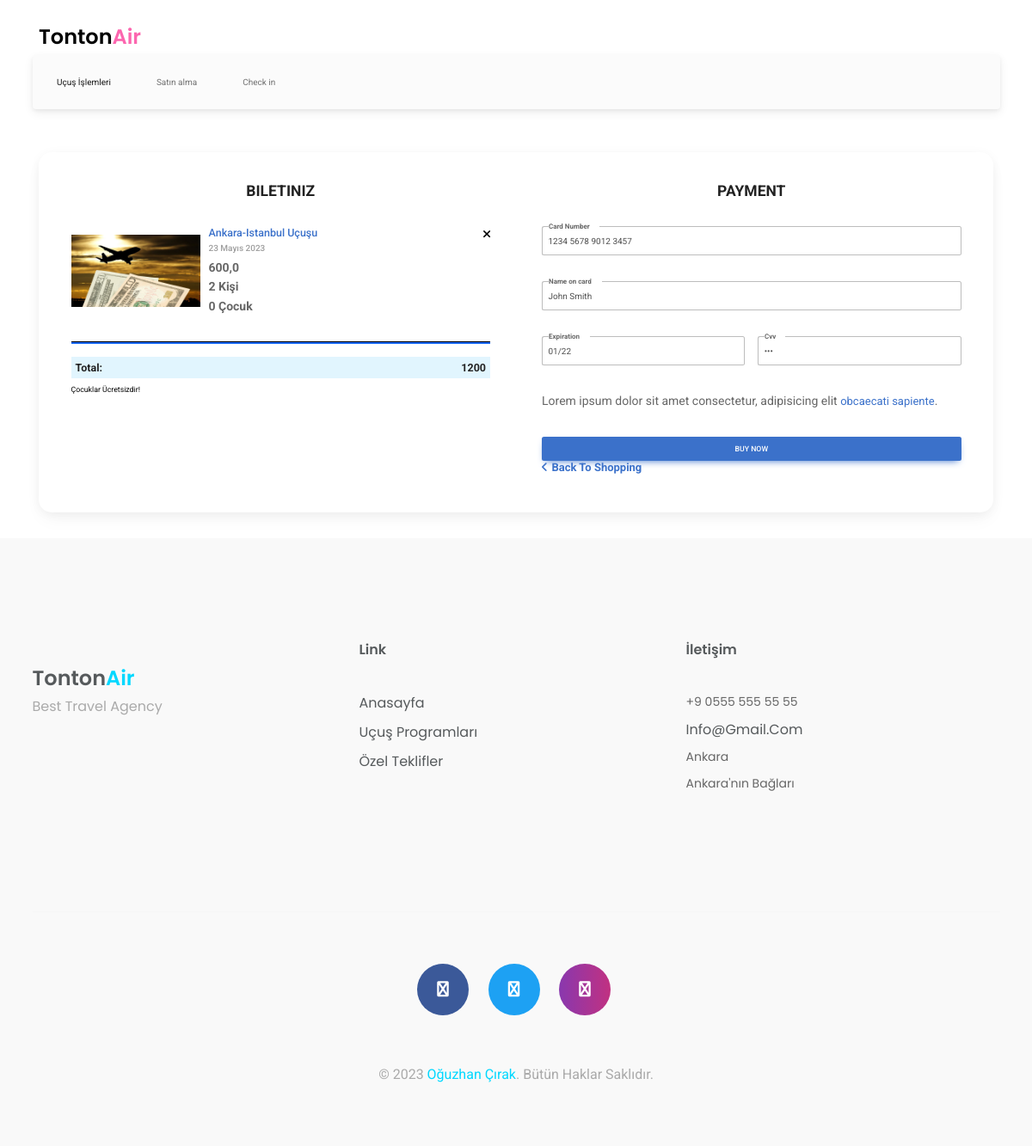
Page /cart/1/ on the committed database.
### appMy/models.py (models this page shows, shortened)
class Flight(models.Model):
    title=models.CharField(('Başlık'),max_length=50,null=True)
    model=models.ForeignKey(Airways_company, verbose_name=("uçuş şirketi"), on_delete=models.CASCADE)
    text=models.CharField(('Açıklama'),max_length=50,null=True)
    price=models.FloatField(('Fiyat'),max_length=50,null=True)
    time=models.DateField(("Zaman"), auto_now=False, auto_now_add=False,)
    variş_date=models.DateField(("varış Zamanı"), auto_now=False, auto_now_add=False,null=True,)
    depeture_place=models.ForeignKey(Airways_depture, verbose_name=("Kalkış yeri"), on_delete=models.CASCADE)
    arrive_place=models.ForeignKey(Airways_arrive, verbose_name=("Varış yeri"), on_delete=models.CASCADE)
    adult=models.IntegerField(("Yeşkin sayısı"),null=True,blank=True);
    child=models.IntegerField(("Cocuk sayısı"),null=True,blank=True);
    baggage=models.IntegerField(("Bagaj Ağırlığı"),null=True,blank=True)

### appMy/views.py (the view)
# urls.py: path('cart/<id>/',cartFlight,name="cartFlight"),
def cartFlight(request,id):
    flight=Flight.objects.get(id=id);
    context={
          "flight":flight,
     }
    return render(request,'cart.html',context)

### appMy/templates/cart.html (shortened to what this page needs)
{% extends 'base/base.html' %}
{% load static %}
{% block body %}
<link
  href="https://cdnjs.cloudflare.com/ajax/libs/font-awesome/6.0.0/css/all.min.css"
  rel="stylesheet"
/>
<link
  href="https://cdnjs.cloudflare.com/ajax/libs/mdb-ui-kit/6.3.1/mdb.min.css"
  rel="stylesheet"
/>
<main class="container">
	<header >
		<div>
			<div class="container">
				<div class="row">
					<div class="col-sm-2">
						<div  class="logo">
							<a style="color:black!important" href="{% url 'index' %}">
								Tonton<span>Air</span>
							</a>
						</div>
					</div>
				</div>
				<div class="home-border"></div>
			</div>
		</div>
		<nav class="navbar navbar-expand-lg bg-light">
			<div class="container-fluid">
			  <div class="collapse navbar-collapse" id="navbarNav">
				<ul style="width: 100%;"  class="navbar-nav">
				  <li class="nav-item ">
					<a class="nav-link active" aria-current="page" href="#">Uçuş İşlemleri</a>
				  </li>
				  <li style="padding-left: 4%;" class="nav-item ">
					<a class="nav-link" href="#">Satın alma</a>
				  </li>
				  <li style="padding-left: 4%;" class="nav-item ">
					<a class="nav-link ">Check in</a>
				  </li>
				</ul>
			  </div>
			</div>
		  </nav>
	</header>
                <section class="h-100 h-custom" >
                    <div class="container h-100 py-5">
                      <div class="row d-flex justify-content-center align-items-center h-100">
                        <div class="col">
                          <div class="card shopping-cart" style="border-radius: 15px;">
                            <div class="card-body text-black">
                              <div class="row">
                                <div class="col-lg-6 px-5 py-4">
                                  <h3 class="mb-5 pt-2 text-center fw-bold text-uppercase">Biletiniz</h3>
                                  <div class="d-flex align-items-center mb-5">
                                    <div class="flex-shrink-0">
                                      <img src="{% static 'assets/images/gallary/cartFly.jpg' %}"
                                        class="img-fluid" style="width: 150px;" alt="Generic placeholder image">
                                    </div>
                                    <div class="flex-grow-1 ms-3">
                                      <a href="#!" class="float-end text-black"><i class="fas fa-times"></i></a>
                                      <h5 class="text-primary">{{ flight.title }}</h5>
                                      <h6 style="color: #9e9e9e;">{{ flight.time }}</h6>
                                      <div class="d-flex align-items-center">
                                        <p class="fw-bold mb-0 me-5 pe-3">{{ flight.price }}</p>
                                      </div>
                                      <div class="d-flex align-items-center">
                                        <p class="fw-bold mb-0 me-5 pe-3">{{ flight.adult }} Kişi</p>
                                      </div>
                                      <div class="d-flex align-items-center">
                                        <p class="fw-bold mb-0 me-5 pe-3">{{ flight.child }} Çocuk </p>
                                      </div>
                                    </div>
                                  </div>
                                  <hr class="mb-4" style="height: 2px; background-color: #1266f1; opacity: 1;">
                                  <div class="d-flex justify-content-between p-2 mb-2" style="background-color: #e1f5fe;">
                                    <h5 class="fw-bold mb-0">Total:</h5>
                                    <h5 class="fw-bold mb-0"> {% widthratio flight.price 1 flight.adult  %} </h5>
                                  </div>
                                  <small>Çocuklar Ücretsizdir!</small>
                                </div>
                                <div class="col-lg-6 px-5 py-4">
                                  <h3 class="mb-5 pt-2 text-center fw-bold text-uppercase">Payment</h3>
                                  <form class="mb-5">
                                    <div class="form-outline mb-5">
                                      <input type="text" id="typeText" class="form-control form-control-lg" siez="17"
                                        value="1234 5678 9012 3457" minlength="19" maxlength="19" />
                                      <label class="form-label" for="typeText">Card Number</label>
                                    </div>
                                    <div class="form-outline mb-5">
                                      <input type="text" id="typeName" class="form-control form-control-lg" siez="17"
                                        value="John Smith" />
                                      <label class="form-label" for="typeName">Name on card</label>
                                    </div>
                                    <div class="row">
                                      <div class="col-md-6 mb-5">
                                        <div class="form-outline">
                                          <input type="text" id="typeExp" class="form-control form-control-lg" value="01/22"
                                            size="7" id="exp" minlength="7" maxlength="7" />
                                          <label class="form-label" for="typeExp">Expiration</label>
                                        </div>
                                      </div>
                                      <div class="col-md-6 mb-5">
                                        <div class="form-outline">
                                          <input type="password" id="typeText" class="form-control form-control-lg"
                                            value="&#9679;&#9679;&#9679;" size="1" minlength="3" maxlength="3" />
                                          <label class="form-label" for="typeText">Cvv</label>
                                        </div>
                                      </div>
                                    </div>
                                    <p class="mb-5">Lorem ipsum dolor sit amet consectetur, adipisicing elit <a
                                        href="#!">obcaecati sapiente</a>.</p>
                                    <button type="button" class="btn btn-primary btn-block btn-lg">Buy now</button>
                                    <h5 class="fw-bold mb-5" style="position: absolute; bottom: 0;">
                                      <a href="#!"><i class="fas fa-angle-left me-2"></i>Back to shopping</a>
                                    </h5>
                                  </form>
                                </div>
                              </div>
                            </div>
                          </div>
                        </div>
                      </div>
                    </div>
                  </section>
	</main>
		{% endblock body %}

### appMy/static/assets/css/bootsnav.css (style rules this page uses)
body { -webkit-transition: all 0.3s ease-in-out; -moz-transition: all 0.3s ease-in-out; -o-transition: all 0.3s ease-in-out; -ms-transition: all 0.3s ease-in-out; transition: all 0.3s ease-in-out; }

### appMy/static/assets/css/style.css (style rules this page uses)
* { padding: 0; margin: 0; }
* { -webkit-box-sizing:border-box; -moz-box-sizing:border-box; -o-box-sizing:border-box; -ms-box-sizing:border-box; box-sizing:border-box; }
body { position: relative; font-size:14px; color: #222222; background: #fff; font-family: 'Poppins', sans-serif; max-width:1920px; margin:0 auto; overflow-x:hidden; }
a,a:hover,a:active,a:focus { display:inline-block; text-decoration:none; font-size:13px; padding:0; margin:0; }
h1,h2,h3,h4,h5,h6 { margin: 0; color:#222222; text-transform: capitalize; }
p { margin: 0; color:#666666; font-size:14px; }
img { border:none;max-width:100%; height:auto; }
ul { padding: 0; margin: 0; list-style: none; }
ul li { list-style: none; }
select,input,textarea,button { box-shadow:none;outline:0!important; }
html,body { height: 100%; z-index: 2; }
.logo a, .logo a:hover, .logo a:focus { color: #fff; font-size:24px; font-family: 'Poppins', sans-serif; text-transform: capitalize; font-weight: 600; margin: 14px 0px 0; padding: 10px 0 0 0; }
.logo a span { color: rgba(250, 0, 121, 0.6); text-transform: capitalize; }
.home-border { border-top:2px solid #fff; }

### rows in the picture
Flight: title "Ankara-Istanbul Uçuşu", time "23 Mayıs 2023", price "600,0", adult "2", child "0", price+adult "1200"
